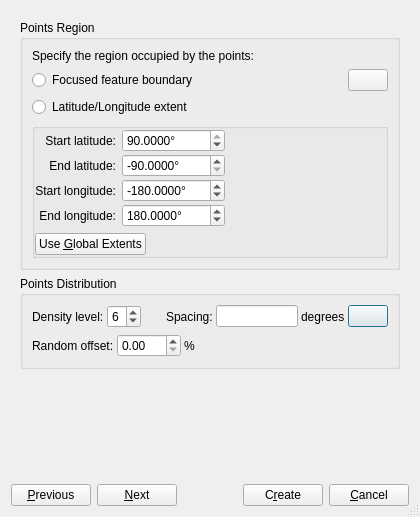
<?xml version="1.0" encoding="UTF-8"?>
<ui version="4.0">
 <class>GenerateDeformingMeshPointsDialog</class>
 <widget class="QDialog" name="GenerateDeformingMeshPointsDialog">
  <property name="geometry">
   <rect>
    <x>0</x>
    <y>0</y>
    <width>420</width>
    <height>517</height>
   </rect>
  </property>
  <property name="windowTitle">
   <string>Generate Deforming Mesh Points</string>
  </property>
  <property name="sizeGripEnabled">
   <bool>true</bool>
  </property>
  <layout class="QVBoxLayout" name="verticalLayout_5">
   <item>
    <widget class="QStackedWidget" name="stacked_widget">
     <property name="currentIndex">
      <number>0</number>
     </property>
     <widget class="QWidget" name="page_generate_points">
      <layout class="QGridLayout" name="gridLayout_2">
       <item row="2" column="0">
        <widget class="QGroupBox" name="points_distribution_group_box">
         <property name="title">
          <string>Points Distribution</string>
         </property>
         <layout class="QVBoxLayout" name="verticalLayout">
          <item>
           <layout class="QHBoxLayout" name="horizontalLayout_2">
            <property name="spacing">
             <number>3</number>
            </property>
            <item>
             <widget class="QLabel" name="point_density_label">
              <property name="text">
               <string>Density level:</string>
              </property>
             </widget>
            </item>
            <item>
             <widget class="QSpinBox" name="point_density_spin_box">
              <property name="keyboardTracking">
               <bool>false</bool>
              </property>
              <property name="minimum">
               <number>1</number>
              </property>
              <property name="maximum">
               <number>9</number>
              </property>
              <property name="value">
               <number>6</number>
              </property>
             </widget>
            </item>
            <item>
             <spacer name="horizontalSpacer_2">
              <property name="orientation">
               <enum>Qt::Horizontal</enum>
              </property>
              <property name="sizeHint" stdset="0">
               <size>
                <width>40</width>
                <height>20</height>
               </size>
              </property>
             </spacer>
            </item>
            <item>
             <widget class="QLabel" name="label_7">
              <property name="text">
               <string>Spacing:</string>
              </property>
             </widget>
            </item>
            <item>
             <widget class="QLineEdit" name="point_density_spacing_line_edit">
              <property name="sizePolicy">
               <sizepolicy hsizetype="Preferred" vsizetype="Fixed">
                <horstretch>0</horstretch>
                <verstretch>0</verstretch>
               </sizepolicy>
              </property>
              <property name="maximumSize">
               <size>
                <width>100</width>
                <height>16777215</height>
               </size>
              </property>
              <property name="readOnly">
               <bool>true</bool>
              </property>
             </widget>
            </item>
            <item>
             <widget class="QLabel" name="label_8">
              <property name="text">
               <string>degrees</string>
              </property>
             </widget>
            </item>
            <item>
             <widget class="QPushButton" name="push_button_help_point_distribution">
              <property name="text">
               <string/>
              </property>
              <property name="icon">
               <iconset resource="../qt-resources/qt_widgets.qrc">
                <normaloff>:/human_help_browser_16.png</normaloff>:/human_help_browser_16.png</iconset>
              </property>
             </widget>
            </item>
           </layout>
          </item>
          <item>
           <layout class="QHBoxLayout" name="horizontalLayout_3">
            <property name="spacing">
             <number>3</number>
            </property>
            <item>
             <widget class="QLabel" name="label">
              <property name="text">
               <string>Random offset:</string>
              </property>
             </widget>
            </item>
            <item>
             <widget class="QDoubleSpinBox" name="random_offset_spin_box">
              <property name="keyboardTracking">
               <bool>false</bool>
              </property>
              <property name="maximum">
               <double>100.000000000000000</double>
              </property>
              <property name="singleStep">
               <double>10.000000000000000</double>
              </property>
             </widget>
            </item>
            <item>
             <widget class="QLabel" name="label_2">
              <property name="text">
               <string>%</string>
              </property>
             </widget>
            </item>
            <item>
             <spacer name="horizontalSpacer_3">
              <property name="orientation">
               <enum>Qt::Horizontal</enum>
              </property>
              <property name="sizeHint" stdset="0">
               <size>
                <width>40</width>
                <height>20</height>
               </size>
              </property>
             </spacer>
            </item>
           </layout>
          </item>
         </layout>
        </widget>
       </item>
       <item row="0" column="0">
        <widget class="QGroupBox" name="points_region_group_box">
         <property name="title">
          <string>Points Region</string>
         </property>
         <layout class="QVBoxLayout" name="verticalLayout_3">
          <item>
           <widget class="QLabel" name="label_3">
            <property name="text">
             <string>Specify the region occupied by the points:</string>
            </property>
           </widget>
          </item>
          <item>
           <layout class="QGridLayout" name="gridLayout_5">
            <item row="1" column="0">
             <widget class="QRadioButton" name="lat_lon_extent_radio_button">
              <property name="text">
               <string>Latitude/Longitude extent</string>
              </property>
             </widget>
            </item>
            <item row="0" column="0">
             <widget class="QRadioButton" name="focused_feature_radio_button">
              <property name="text">
               <string>Focused feature boundary</string>
              </property>
             </widget>
            </item>
            <item row="0" column="2">
             <widget class="QPushButton" name="push_button_help_points_region">
              <property name="text">
               <string/>
              </property>
              <property name="icon">
               <iconset resource="../qt-resources/qt_widgets.qrc">
                <normaloff>:/human_help_browser_16.png</normaloff>:/human_help_browser_16.png</iconset>
              </property>
             </widget>
            </item>
            <item row="0" column="1">
             <spacer name="horizontalSpacer_5">
              <property name="orientation">
               <enum>Qt::Horizontal</enum>
              </property>
              <property name="sizeHint" stdset="0">
               <size>
                <width>40</width>
                <height>20</height>
               </size>
              </property>
             </spacer>
            </item>
           </layout>
          </item>
          <item>
           <widget class="QGroupBox" name="points_region_lat_lon_group_box">
            <layout class="QVBoxLayout" name="verticalLayout_4">
             <property name="margin">
              <number>0</number>
             </property>
             <item>
              <layout class="QGridLayout" name="gridLayout_4">
               <property name="verticalSpacing">
                <number>2</number>
               </property>
               <item row="0" column="0">
                <widget class="QLabel" name="top_label">
                 <property name="sizePolicy">
                  <sizepolicy hsizetype="Minimum" vsizetype="Preferred">
                   <horstretch>0</horstretch>
                   <verstretch>0</verstretch>
                  </sizepolicy>
                 </property>
                 <property name="text">
                  <string>Start latitude:</string>
                 </property>
                 <property name="alignment">
                  <set>Qt::AlignRight|Qt::AlignTrailing|Qt::AlignVCenter</set>
                 </property>
                </widget>
               </item>
               <item row="0" column="1">
                <widget class="QDoubleSpinBox" name="top_extents_spinbox">
                 <property name="sizePolicy">
                  <sizepolicy hsizetype="MinimumExpanding" vsizetype="Fixed">
                   <horstretch>2</horstretch>
                   <verstretch>0</verstretch>
                  </sizepolicy>
                 </property>
                 <property name="suffix">
                  <string>°</string>
                 </property>
                 <property name="decimals">
                  <number>4</number>
                 </property>
                 <property name="minimum">
                  <double>-90.000000000000000</double>
                 </property>
                 <property name="maximum">
                  <double>90.000000000000000</double>
                 </property>
                 <property name="value">
                  <double>90.000000000000000</double>
                 </property>
                </widget>
               </item>
               <item row="0" column="2">
                <widget class="QWidget" name="filler_widget_1" native="true">
                 <property name="sizePolicy">
                  <sizepolicy hsizetype="Expanding" vsizetype="Preferred">
                   <horstretch>3</horstretch>
                   <verstretch>0</verstretch>
                  </sizepolicy>
                 </property>
                </widget>
               </item>
               <item row="1" column="0">
                <widget class="QLabel" name="bottom_label">
                 <property name="sizePolicy">
                  <sizepolicy hsizetype="Minimum" vsizetype="Preferred">
                   <horstretch>0</horstretch>
                   <verstretch>0</verstretch>
                  </sizepolicy>
                 </property>
                 <property name="text">
                  <string>End latitude:</string>
                 </property>
                 <property name="alignment">
                  <set>Qt::AlignRight|Qt::AlignTrailing|Qt::AlignVCenter</set>
                 </property>
                </widget>
               </item>
               <item row="1" column="1">
                <widget class="QDoubleSpinBox" name="bottom_extents_spinbox">
                 <property name="sizePolicy">
                  <sizepolicy hsizetype="MinimumExpanding" vsizetype="Fixed">
                   <horstretch>2</horstretch>
                   <verstretch>0</verstretch>
                  </sizepolicy>
                 </property>
                 <property name="suffix">
                  <string>°</string>
                 </property>
                 <property name="decimals">
                  <number>4</number>
                 </property>
                 <property name="minimum">
                  <double>-90.000000000000000</double>
                 </property>
                 <property name="maximum">
                  <double>90.000000000000000</double>
                 </property>
                 <property name="value">
                  <double>-90.000000000000000</double>
                 </property>
                </widget>
               </item>
               <item row="1" column="2">
                <widget class="QWidget" name="filler_widget_2" native="true">
                 <property name="sizePolicy">
                  <sizepolicy hsizetype="Expanding" vsizetype="Preferred">
                   <horstretch>3</horstretch>
                   <verstretch>0</verstretch>
                  </sizepolicy>
                 </property>
                </widget>
               </item>
               <item row="2" column="0">
                <widget class="QLabel" name="left_label">
                 <property name="sizePolicy">
                  <sizepolicy hsizetype="Minimum" vsizetype="Preferred">
                   <horstretch>0</horstretch>
                   <verstretch>0</verstretch>
                  </sizepolicy>
                 </property>
                 <property name="text">
                  <string>Start longitude:</string>
                 </property>
                 <property name="alignment">
                  <set>Qt::AlignRight|Qt::AlignTrailing|Qt::AlignVCenter</set>
                 </property>
                </widget>
               </item>
               <item row="2" column="1">
                <widget class="QDoubleSpinBox" name="left_extents_spinbox">
                 <property name="sizePolicy">
                  <sizepolicy hsizetype="MinimumExpanding" vsizetype="Fixed">
                   <horstretch>2</horstretch>
                   <verstretch>0</verstretch>
                  </sizepolicy>
                 </property>
                 <property name="suffix">
                  <string>°</string>
                 </property>
                 <property name="decimals">
                  <number>4</number>
                 </property>
                 <property name="minimum">
                  <double>-360.000000000000000</double>
                 </property>
                 <property name="maximum">
                  <double>360.000000000000000</double>
                 </property>
                 <property name="value">
                  <double>-180.000000000000000</double>
                 </property>
                </widget>
               </item>
               <item row="2" column="2">
                <widget class="QWidget" name="filler_widget_3" native="true">
                 <property name="sizePolicy">
                  <sizepolicy hsizetype="Expanding" vsizetype="Preferred">
                   <horstretch>3</horstretch>
                   <verstretch>0</verstretch>
                  </sizepolicy>
                 </property>
                </widget>
               </item>
               <item row="3" column="0">
                <widget class="QLabel" name="right_label">
                 <property name="sizePolicy">
                  <sizepolicy hsizetype="Minimum" vsizetype="Preferred">
                   <horstretch>0</horstretch>
                   <verstretch>0</verstretch>
                  </sizepolicy>
                 </property>
                 <property name="text">
                  <string>End longitude:</string>
                 </property>
                 <property name="alignment">
                  <set>Qt::AlignRight|Qt::AlignTrailing|Qt::AlignVCenter</set>
                 </property>
                </widget>
               </item>
               <item row="3" column="1">
                <widget class="QDoubleSpinBox" name="right_extents_spinbox">
                 <property name="sizePolicy">
                  <sizepolicy hsizetype="MinimumExpanding" vsizetype="Fixed">
                   <horstretch>2</horstretch>
                   <verstretch>0</verstretch>
                  </sizepolicy>
                 </property>
                 <property name="suffix">
                  <string>°</string>
                 </property>
                 <property name="decimals">
                  <number>4</number>
                 </property>
                 <property name="minimum">
                  <double>-360.000000000000000</double>
                 </property>
                 <property name="maximum">
                  <double>360.000000000000000</double>
                 </property>
                 <property name="value">
                  <double>180.000000000000000</double>
                 </property>
                </widget>
               </item>
               <item row="3" column="2">
                <widget class="QWidget" name="filler_widget_4" native="true">
                 <property name="sizePolicy">
                  <sizepolicy hsizetype="Expanding" vsizetype="Preferred">
                   <horstretch>3</horstretch>
                   <verstretch>0</verstretch>
                  </sizepolicy>
                 </property>
                </widget>
               </item>
              </layout>
             </item>
             <item>
              <layout class="QHBoxLayout" name="horizontalLayout_4">
               <item>
                <widget class="QPushButton" name="use_global_extents_button">
                 <property name="text">
                  <string>Use &amp;Global Extents</string>
                 </property>
                 <property name="icon">
                  <iconset resource="../qt-resources/qt_widgets.qrc">
                   <normaloff>:/tango_undo_16.png</normaloff>:/tango_undo_16.png</iconset>
                 </property>
                 <property name="autoDefault">
                  <bool>false</bool>
                 </property>
                </widget>
               </item>
               <item>
                <spacer name="horizontalSpacer_4">
                 <property name="orientation">
                  <enum>Qt::Horizontal</enum>
                 </property>
                 <property name="sizeHint" stdset="0">
                  <size>
                   <width>40</width>
                   <height>20</height>
                  </size>
                 </property>
                </spacer>
               </item>
              </layout>
             </item>
            </layout>
           </widget>
          </item>
         </layout>
        </widget>
       </item>
      </layout>
     </widget>
     <widget class="QWidget" name="page_properties">
      <layout class="QGridLayout" name="gridLayout">
       <item row="0" column="0">
        <widget class="QGroupBox" name="crustal_thickness_group_box">
         <property name="title">
          <string>Initial Crustal Thickness</string>
         </property>
         <layout class="QVBoxLayout" name="verticalLayout_2">
          <item>
           <widget class="QWidget" name="crustal_thickness_widget" native="true">
            <layout class="QHBoxLayout" name="horizontalLayout_6">
             <property name="spacing">
              <number>6</number>
             </property>
             <property name="margin">
              <number>0</number>
             </property>
             <item>
              <widget class="QLabel" name="label_6">
               <property name="text">
                <string>Thickness:</string>
               </property>
              </widget>
             </item>
             <item>
              <widget class="QDoubleSpinBox" name="crustal_thickness_spin_box">
               <property name="minimum">
                <double>0.010000000000000</double>
               </property>
               <property name="maximum">
                <double>1000.000000000000000</double>
               </property>
               <property name="value">
                <double>40.000000000000000</double>
               </property>
              </widget>
             </item>
             <item>
              <widget class="QLabel" name="label_4">
               <property name="text">
                <string>kms at</string>
               </property>
              </widget>
             </item>
             <item>
              <widget class="QLineEdit" name="geometry_import_time_line_edit">
               <property name="sizePolicy">
                <sizepolicy hsizetype="Preferred" vsizetype="Fixed">
                 <horstretch>0</horstretch>
                 <verstretch>0</verstretch>
                </sizepolicy>
               </property>
               <property name="readOnly">
                <bool>true</bool>
               </property>
              </widget>
             </item>
             <item>
              <widget class="QLabel" name="ma_label">
               <property name="text">
                <string>Ma</string>
               </property>
              </widget>
             </item>
             <item>
              <spacer name="horizontalSpacer_6">
               <property name="orientation">
                <enum>Qt::Horizontal</enum>
               </property>
               <property name="sizeHint" stdset="0">
                <size>
                 <width>40</width>
                 <height>20</height>
                </size>
               </property>
              </spacer>
             </item>
             <item>
              <widget class="QPushButton" name="push_button_help_scalar_type">
               <property name="text">
                <string/>
               </property>
               <property name="icon">
                <iconset resource="../qt-resources/qt_widgets.qrc">
                 <normaloff>:/human_help_browser_16.png</normaloff>:/human_help_browser_16.png</iconset>
               </property>
              </widget>
             </item>
            </layout>
           </widget>
          </item>
         </layout>
        </widget>
       </item>
       <item row="1" column="0">
        <widget class="QGroupBox" name="common_feature_properties_group_box">
         <property name="title">
          <string>Common Feature Properties</string>
         </property>
        </widget>
       </item>
      </layout>
     </widget>
     <widget class="QWidget" name="page_add_feature">
      <layout class="QGridLayout" name="gridLayout_3">
       <item row="0" column="0">
        <widget class="QWidget" name="widget_choose_feature_collection_placeholder" native="true"/>
       </item>
      </layout>
     </widget>
    </widget>
   </item>
   <item>
    <spacer name="verticalSpacer">
     <property name="orientation">
      <enum>Qt::Vertical</enum>
     </property>
     <property name="sizeHint" stdset="0">
      <size>
       <width>20</width>
       <height>186</height>
      </size>
     </property>
    </spacer>
   </item>
   <item>
    <layout class="QHBoxLayout" name="horizontalLayout">
     <item>
      <widget class="QPushButton" name="button_previous">
       <property name="text">
        <string>&amp;Previous</string>
       </property>
      </widget>
     </item>
     <item>
      <widget class="QPushButton" name="button_next">
       <property name="text">
        <string>&amp;Next</string>
       </property>
      </widget>
     </item>
     <item>
      <spacer name="horizontalSpacer">
       <property name="orientation">
        <enum>Qt::Horizontal</enum>
       </property>
       <property name="sizeHint" stdset="0">
        <size>
         <width>40</width>
         <height>20</height>
        </size>
       </property>
      </spacer>
     </item>
     <item>
      <widget class="QPushButton" name="button_create">
       <property name="text">
        <string>C&amp;reate</string>
       </property>
      </widget>
     </item>
     <item>
      <widget class="QPushButton" name="button_cancel">
       <property name="text">
        <string>&amp;Cancel</string>
       </property>
      </widget>
     </item>
    </layout>
   </item>
  </layout>
 </widget>
 <resources>
  <include location="../qt-resources/qt_widgets.qrc"/>
 </resources>
 <connections/>
</ui>
